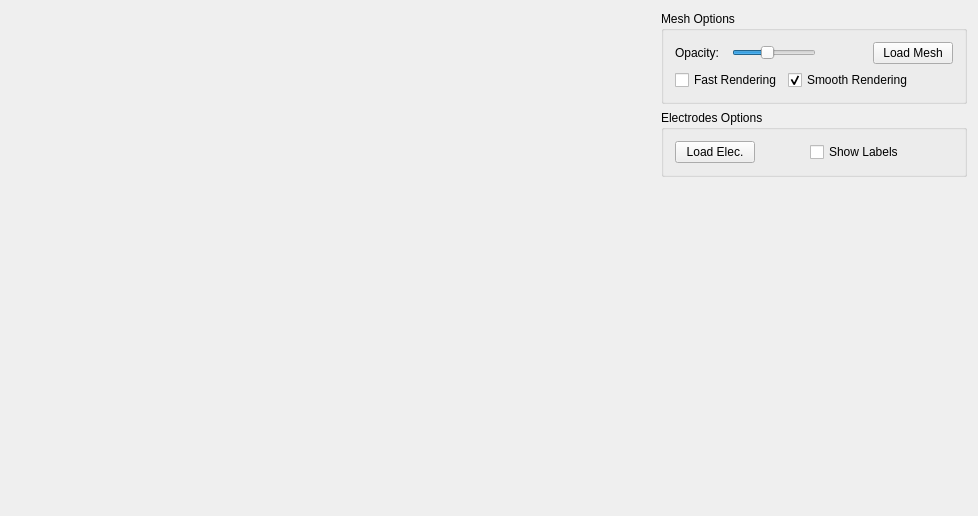
<?xml version="1.0" encoding="UTF-8"?>
<ui version="4.0">
 <class>AwSEEGWidgetUi</class>
 <widget class="QWidget" name="AwSEEGWidgetUi">
  <property name="geometry">
   <rect>
    <x>0</x>
    <y>0</y>
    <width>978</width>
    <height>516</height>
   </rect>
  </property>
  <property name="windowTitle">
   <string>SEEG Viewer</string>
  </property>
  <property name="windowIcon">
   <iconset resource="../../../resources/AnyWave.qrc">
    <normaloff>:/images/AnyWave_icon.png</normaloff>:/images/AnyWave_icon.png</iconset>
  </property>
  <layout class="QGridLayout" name="gridLayout">
   <item row="0" column="0">
    <layout class="QHBoxLayout" name="mainLayout" stretch="1,0">
     <item>
      <widget class="QWidget" name="widget" native="true">
       <property name="sizePolicy">
        <sizepolicy hsizetype="Expanding" vsizetype="Expanding">
         <horstretch>0</horstretch>
         <verstretch>0</verstretch>
        </sizepolicy>
       </property>
      </widget>
     </item>
     <item>
      <layout class="QVBoxLayout" name="verticalLayout_2">
       <item>
        <widget class="QGroupBox" name="groupMeshOptions">
         <property name="sizePolicy">
          <sizepolicy hsizetype="Expanding" vsizetype="Minimum">
           <horstretch>0</horstretch>
           <verstretch>0</verstretch>
          </sizepolicy>
         </property>
         <property name="title">
          <string>Mesh Options</string>
         </property>
         <layout class="QVBoxLayout" name="verticalLayout">
          <item>
           <layout class="QHBoxLayout" name="horizontalLayout">
            <item>
             <widget class="QLabel" name="label">
              <property name="sizePolicy">
               <sizepolicy hsizetype="Expanding" vsizetype="Fixed">
                <horstretch>0</horstretch>
                <verstretch>0</verstretch>
               </sizepolicy>
              </property>
              <property name="text">
               <string>Opacity:</string>
              </property>
             </widget>
            </item>
            <item>
             <widget class="QSlider" name="sliderOpacity">
              <property name="sizePolicy">
               <sizepolicy hsizetype="Expanding" vsizetype="Fixed">
                <horstretch>0</horstretch>
                <verstretch>0</verstretch>
               </sizepolicy>
              </property>
              <property name="maximum">
               <number>100</number>
              </property>
              <property name="value">
               <number>40</number>
              </property>
              <property name="orientation">
               <enum>Qt::Horizontal</enum>
              </property>
              <property name="tickPosition">
               <enum>QSlider::NoTicks</enum>
              </property>
             </widget>
            </item>
            <item>
             <spacer name="horizontalSpacer_2">
              <property name="orientation">
               <enum>Qt::Horizontal</enum>
              </property>
              <property name="sizeHint" stdset="0">
               <size>
                <width>40</width>
                <height>20</height>
               </size>
              </property>
             </spacer>
            </item>
            <item>
             <widget class="QPushButton" name="buttonLoadMesh">
              <property name="sizePolicy">
               <sizepolicy hsizetype="Preferred" vsizetype="Fixed">
                <horstretch>0</horstretch>
                <verstretch>0</verstretch>
               </sizepolicy>
              </property>
              <property name="text">
               <string>Load Mesh</string>
              </property>
             </widget>
            </item>
           </layout>
          </item>
          <item>
           <layout class="QHBoxLayout" name="horizontalLayout_3">
            <item>
             <widget class="QCheckBox" name="checkBoxFast">
              <property name="text">
               <string>Fast Rendering</string>
              </property>
             </widget>
            </item>
            <item>
             <widget class="QCheckBox" name="checkBoxSmooth">
              <property name="text">
               <string>Smooth Rendering</string>
              </property>
              <property name="checked">
               <bool>true</bool>
              </property>
             </widget>
            </item>
            <item>
             <spacer name="horizontalSpacer_4">
              <property name="orientation">
               <enum>Qt::Horizontal</enum>
              </property>
              <property name="sizeHint" stdset="0">
               <size>
                <width>40</width>
                <height>20</height>
               </size>
              </property>
             </spacer>
            </item>
           </layout>
          </item>
          <item>
           <layout class="QGridLayout" name="layoutMeshes"/>
          </item>
         </layout>
        </widget>
       </item>
       <item>
        <widget class="QGroupBox" name="groupBox_2">
         <property name="sizePolicy">
          <sizepolicy hsizetype="Expanding" vsizetype="Minimum">
           <horstretch>0</horstretch>
           <verstretch>0</verstretch>
          </sizepolicy>
         </property>
         <property name="title">
          <string>Electrodes Options</string>
         </property>
         <layout class="QHBoxLayout" name="horizontalLayout_5">
          <item>
           <layout class="QHBoxLayout" name="horizontalLayout_2">
            <item>
             <widget class="QPushButton" name="buttonLoadElectrodes">
              <property name="sizePolicy">
               <sizepolicy hsizetype="Expanding" vsizetype="Fixed">
                <horstretch>0</horstretch>
                <verstretch>0</verstretch>
               </sizepolicy>
              </property>
              <property name="text">
               <string>Load Elec.</string>
              </property>
             </widget>
            </item>
            <item>
             <spacer name="horizontalSpacer_3">
              <property name="orientation">
               <enum>Qt::Horizontal</enum>
              </property>
              <property name="sizeHint" stdset="0">
               <size>
                <width>40</width>
                <height>20</height>
               </size>
              </property>
             </spacer>
            </item>
            <item>
             <widget class="QCheckBox" name="checkBoxShowLabels">
              <property name="sizePolicy">
               <sizepolicy hsizetype="Expanding" vsizetype="Fixed">
                <horstretch>0</horstretch>
                <verstretch>0</verstretch>
               </sizepolicy>
              </property>
              <property name="text">
               <string>Show Labels</string>
              </property>
             </widget>
            </item>
            <item>
             <spacer name="horizontalSpacer">
              <property name="orientation">
               <enum>Qt::Horizontal</enum>
              </property>
              <property name="sizeHint" stdset="0">
               <size>
                <width>40</width>
                <height>20</height>
               </size>
              </property>
             </spacer>
            </item>
           </layout>
          </item>
         </layout>
        </widget>
       </item>
       <item>
        <spacer name="verticalSpacer">
         <property name="orientation">
          <enum>Qt::Vertical</enum>
         </property>
         <property name="sizeHint" stdset="0">
          <size>
           <width>20</width>
           <height>40</height>
          </size>
         </property>
        </spacer>
       </item>
      </layout>
     </item>
    </layout>
   </item>
  </layout>
 </widget>
 <layoutdefault spacing="6" margin="11"/>
 <resources>
  <include location="../../../resources/AnyWave.qrc"/>
 </resources>
 <connections>
  <connection>
   <sender>buttonLoadElectrodes</sender>
   <signal>clicked()</signal>
   <receiver>AwSEEGWidgetUi</receiver>
   <slot>loadElectrodes()</slot>
   <hints>
    <hint type="sourcelabel">
     <x>771</x>
     <y>149</y>
    </hint>
    <hint type="destinationlabel">
     <x>642</x>
     <y>377</y>
    </hint>
   </hints>
  </connection>
  <connection>
   <sender>sliderOpacity</sender>
   <signal>valueChanged(int)</signal>
   <receiver>AwSEEGWidgetUi</receiver>
   <slot>changeMeshOpacity(int)</slot>
   <hints>
    <hint type="sourcelabel">
     <x>827</x>
     <y>55</y>
    </hint>
    <hint type="destinationlabel">
     <x>210</x>
     <y>454</y>
    </hint>
   </hints>
  </connection>
  <connection>
   <sender>buttonLoadMesh</sender>
   <signal>clicked()</signal>
   <receiver>AwSEEGWidgetUi</receiver>
   <slot>loadMesh()</slot>
   <hints>
    <hint type="sourcelabel">
     <x>930</x>
     <y>39</y>
    </hint>
    <hint type="destinationlabel">
     <x>974</x>
     <y>194</y>
    </hint>
   </hints>
  </connection>
  <connection>
   <sender>checkBoxFast</sender>
   <signal>toggled(bool)</signal>
   <receiver>AwSEEGWidgetUi</receiver>
   <slot>changeFastRendering(bool)</slot>
   <hints>
    <hint type="sourcelabel">
     <x>758</x>
     <y>75</y>
    </hint>
    <hint type="destinationlabel">
     <x>978</x>
     <y>115</y>
    </hint>
   </hints>
  </connection>
  <connection>
   <sender>checkBoxSmooth</sender>
   <signal>toggled(bool)</signal>
   <receiver>AwSEEGWidgetUi</receiver>
   <slot>changeSmoothRendering(bool)</slot>
   <hints>
    <hint type="sourcelabel">
     <x>857</x>
     <y>74</y>
    </hint>
    <hint type="destinationlabel">
     <x>971</x>
     <y>156</y>
    </hint>
   </hints>
  </connection>
  <connection>
   <sender>checkBoxShowLabels</sender>
   <signal>toggled(bool)</signal>
   <receiver>AwSEEGWidgetUi</receiver>
   <slot>showElectrodesLabels(bool)</slot>
   <hints>
    <hint type="sourcelabel">
     <x>851</x>
     <y>136</y>
    </hint>
    <hint type="destinationlabel">
     <x>974</x>
     <y>266</y>
    </hint>
   </hints>
  </connection>
 </connections>
 <slots>
  <slot>loadElectrodes()</slot>
  <slot>changeMeshOpacity(int)</slot>
  <slot>loadMesh()</slot>
  <slot>changeFastRendering(bool)</slot>
  <slot>changeSmoothRendering(bool)</slot>
  <slot>showElectrodesLabels(bool)</slot>
 </slots>
</ui>
